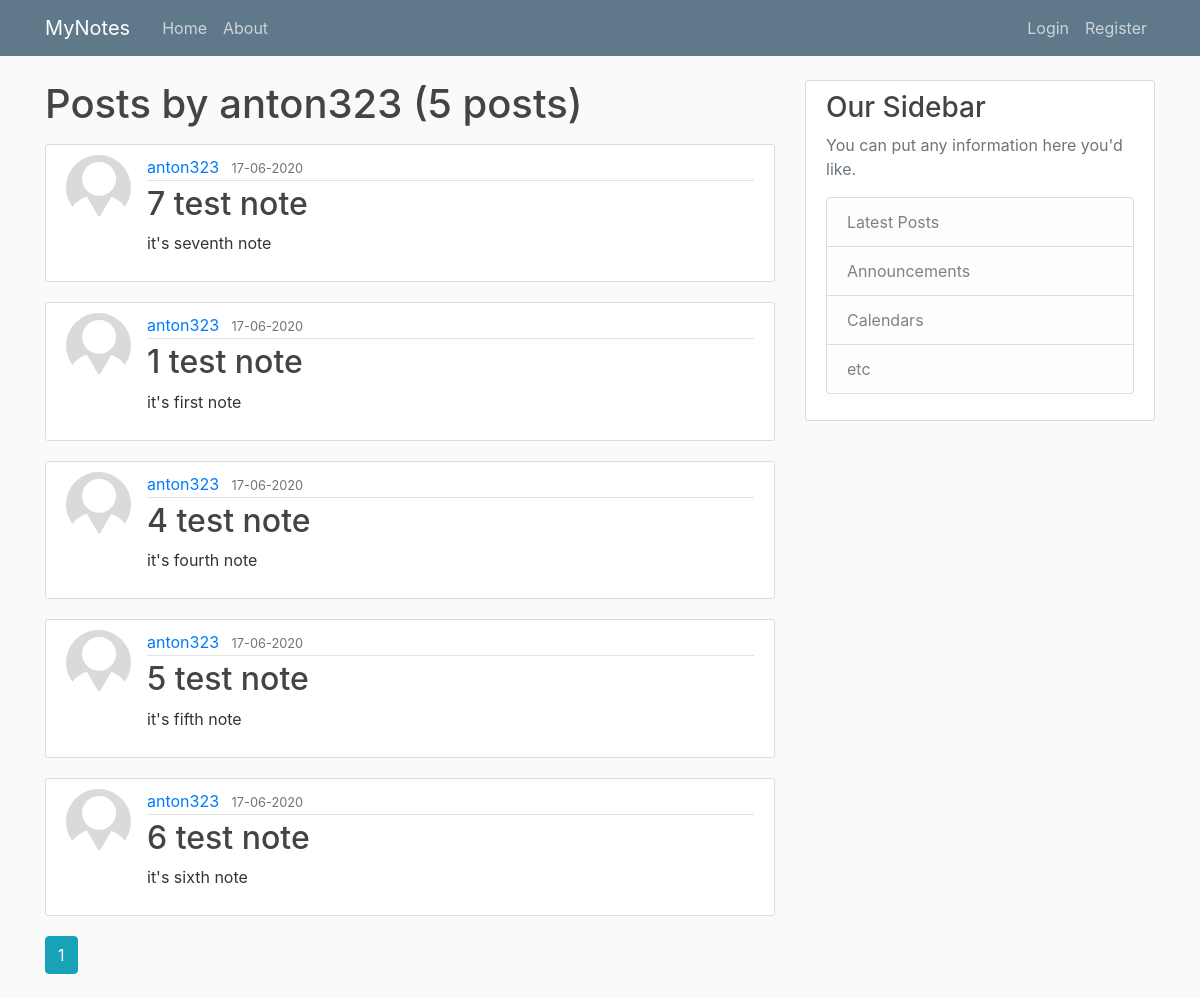
The app's page /user/anton323 with its own data.
### mynotes/models.py (models this page shows, shortened)
class User(db.Model, UserMixin):
    id = db.Column(db.Integer, primary_key=True)
    username = db.Column(db.String(20), unique=True, nullable=False)
    email = db.Column(db.String(120), unique=True, nullable=False)
    image_file = db.Column(db.String(20), nullable=False, default='default.jpg')
    password = db.Column(db.String(60), nullable=False)
    posts = db.relationship('Post', backref='author', lazy=True)

class Post(db.Model):
    id = db.Column(db.Integer, primary_key=True)
    title = db.Column(db.String(100), nullable=False)
    date_posted = db.Column(db.DateTime, nullable=False, default=datetime.utcnow())
    content = db.Column(db.Text, nullable=False)
    user_id = db.Column(db.Integer, db.ForeignKey('user.id'), nullable=False)

### mynotes/users/routes.py (the view)
@users.route("/user/<string:username>")
def user_posts(username):
    page = request.args.get('page', 1, type=int)
    user = User.query.filter_by(username=username).first_or_404()
    posts = Post.query.filter_by(author=user) \
                      .order_by(Post.date_posted.desc()) \
                      .paginate(page=page, per_page=5)
    return render_template('user_posts.html', posts=posts, user=user)

### mynotes/templates/user_posts.html (shortened to what this page needs)
{% extends "layout.html" %}
{% block content %}
    <h1 class="mb-3"> Posts by {{ user.username }} ({{ posts.total }} posts) </h1>
    {% for post in posts.items %}
        <article class="media content-section">
            <img class="rounded-circle article-img" src="{{ url_for('static', filename='profile_pics/' + post.author.image_file) }}">
            <div class="media-body">
                <div class="article-metadata">
                    <a class="mr-2" href="{{ url_for('users.user_posts', username=post.author.username) }}"> {{ post.author.username }} </a>
                    <small class="text-muted"> {{ post.date_posted.strftime('%d-%m-%Y') }} </small>
                </div>
            <h2><a class="article-title" href="{{ url_for('posts.post', post_id=post.id) }}"> {{ post.title }} </a></h2>
            <p class="article-content"> {{ post.content }} </p>
            </div>
        </article>
    {% endfor %}
    {% for page_num in posts.iter_pages(left_edge=1, right_edge=1, left_current=1, right_current=2) %}
        {% if page_num %}
            {% if posts.page == page_num %}
                <a class="btn btn-info mb-4" href="{{ url_for('users.user_posts', username=user.username, page=page_num) }}"> {{ page_num }} </a>
            {% else %}
                <a class="btn btn-outline-info mb-4" href="{{ url_for('users.user_posts', username=user.username, page=page_num) }}"> {{ page_num }} </a>
            {% endif %}
        {% endif %}
    {% endfor %}
{% endblock content %}

### mynotes/templates/layout.html (shortened to what this page needs)
<!DOCTYPE html>
<html>
<head>
    <link rel="stylesheet" href="https://maxcdn.bootstrapcdn.com/bootstrap/4.0.0/css/bootstrap.min.css">
    <link rel="stylesheet" type="text/css" href="{{ url_for('static', filename='main.css') }}">
</head>
<body>
    <header class="site-header">
        <nav class="navbar navbar-expand-md navbar-dark bg-steel fixed-top">
        <div class="container">
            <a class="navbar-brand mr-4" href="/">MyNotes</a>
            <div class="collapse navbar-collapse" id="navbarToggle">
                <div class="navbar-nav mr-auto">
                    <a class="nav-item nav-link" href="{{ url_for('main.home') }}">Home</a>
                    <a class="nav-item nav-link" href="{{ url_for('main.about') }}">About</a>
                </div>
                <div class="navbar-nav">
                    {% if current_user.is_authenticated %}
                        <a class="nav-item nav-link" href="{{ url_for('posts.new_post') }}">New Post</a>
                        <a class="nav-item nav-link" href="{{ url_for('users.account') }}">Account</a>
                        <a class="nav-item nav-link" href="{{ url_for('users.logout') }}">Logout</a>
                    {% else %}
                        <a class="nav-item nav-link" href="{{ url_for('users.login') }}">Login</a>
                        <a class="nav-item nav-link" href="{{ url_for('users.register') }}">Register</a>
                    {% endif %}
                </div>
            </div>
        </div>
        </nav>
    </header>
    <main role="main" class="container">
        <div class="row">
            <div class="col-md-8">
                {% block content %}{% endblock %}
            </div>
            <div class="col-md-4">
                <div class="content-section">
                    <h3>Our Sidebar</h3>
                    <p class='text-muted'>You can put any information here you'd like.
                        <ul class="list-group">
                            <li class="list-group-item list-group-item-light">Latest Posts</li>
                            <li class="list-group-item list-group-item-light">Announcements</li>
                            <li class="list-group-item list-group-item-light">Calendars</li>
                            <li class="list-group-item list-group-item-light">etc</li>
                        </ul>
                    </p>
                </div>
            </div>
        </div>
    </main>
</body>
</html>

### mynotes/static/main.css (style rules this page uses)
body { background: #fafafa; color: #333333; margin-top: 5rem; }
h1, h2, h3, h4, h5, h6 { color: #444444; }
.bg-steel { background-color: #5f788a; }
.site-header .navbar-nav .nav-link { color: #cbd5db; }
.content-section { background: #ffffff; padding: 10px 20px; border: 1px solid #dddddd; border-radius: 3px; margin-bottom: 20px; }
.article-title { color: #444444; }
.article-content { white-space: pre-line; }
.article-img { height: 65px; width: 65px; margin-right: 16px; }
.article-metadata { padding-bottom: 1px; margin-bottom: 4px; border-bottom: 1px solid #e3e3e3 }

### records on screen
User: username "anton323"
Post: image_file (placeholder picture), author.username "anton323", date_posted "17-06-2020", title "7 test note", content "it's seventh note"
Post: image_file (placeholder picture), author.username "anton323", date_posted "17-06-2020", title "1 test note", content "it's first note"
Post: image_file (placeholder picture), author.username "anton323", date_posted "17-06-2020", title "4 test note", content "it's fourth note"
Post: image_file (placeholder picture), author.username "anton323", date_posted "17-06-2020", title "5 test note", content "it's fifth note"
Post: image_file (placeholder picture), author.username "anton323", date_posted "17-06-2020", title "6 test note", content "it's sixth note"

### other values on screen
{{ posts.total }} "5"
{{ page_num }} "1"
